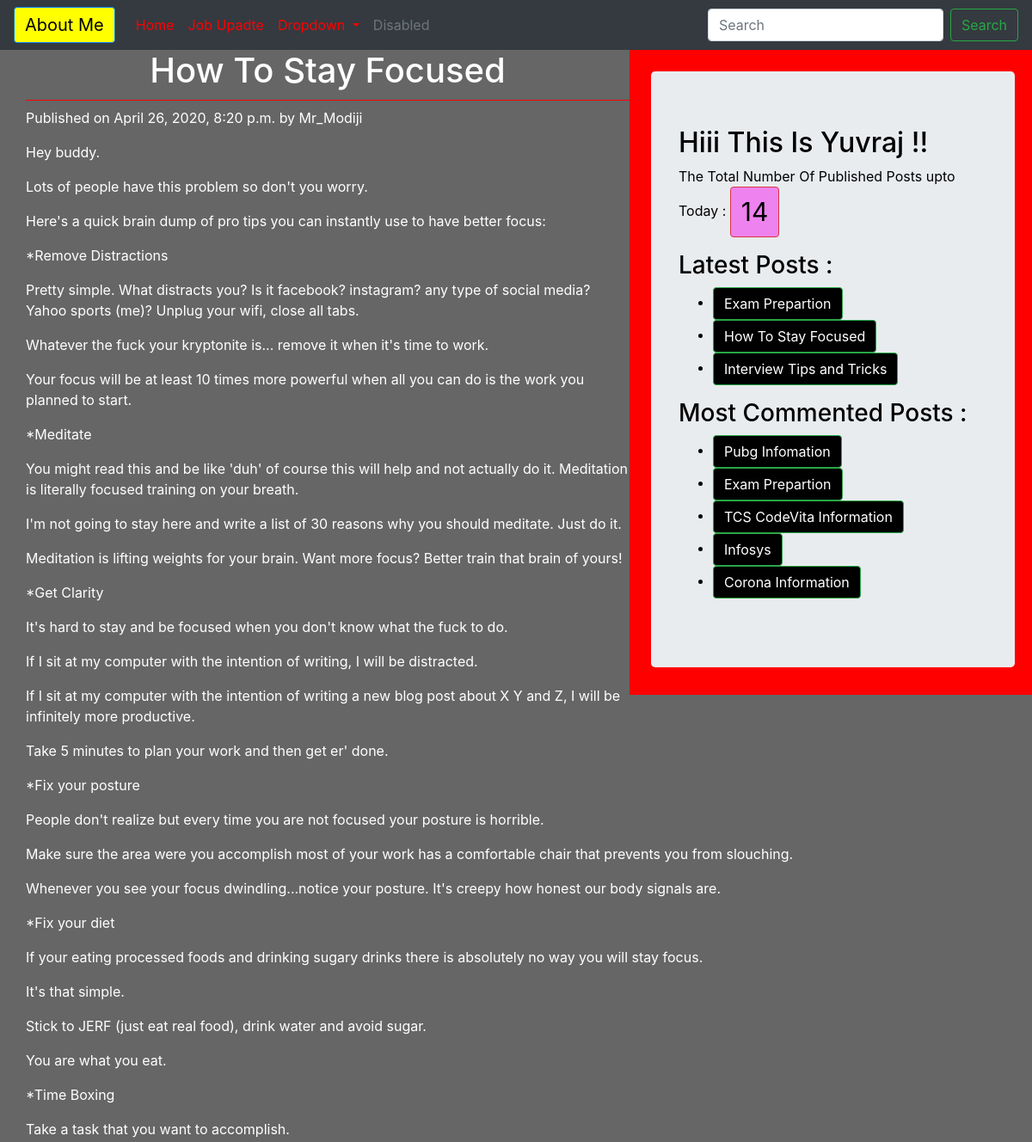
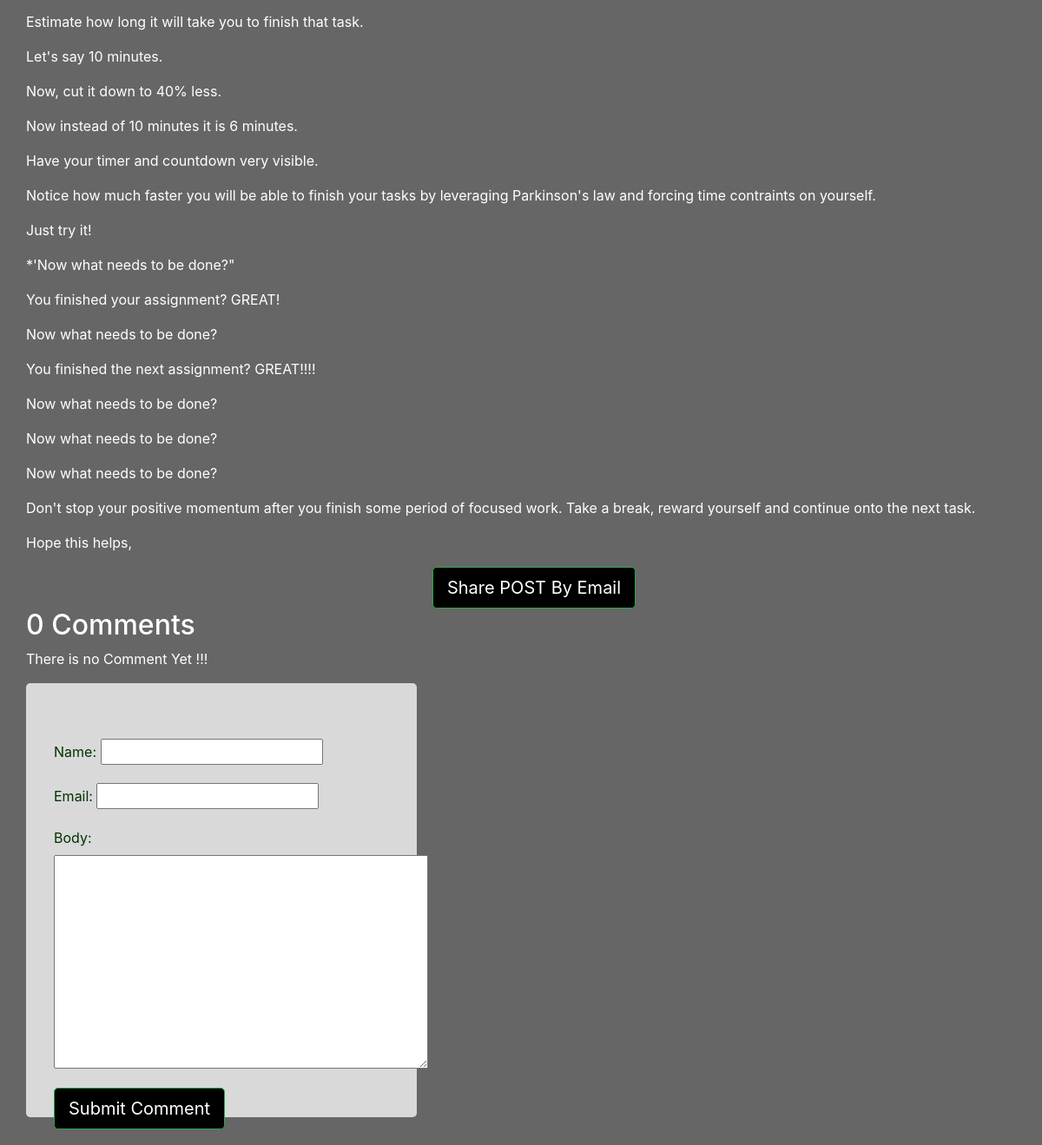
Page /2020/04/26/how-stay-focused/ on the committed database (2 pictures, top to bottom).
### blog/models.py (models this page shows, shortened)
class Post(models.Model):
    STATUS_CHOICE=(('draft','Draft'),('published','Published'))
    title=models.CharField(max_length=256)
    slug=models.SlugField(max_length=256,unique_for_date='publish')
    author=models.ForeignKey(User,related_name='blog_post',on_delete=models.CASCADE)
    body=models.TextField()
    publish=models.DateTimeField(default=timezone.now)
    created=models.DateTimeField(auto_now=True)
    updated=models.DateTimeField(auto_now=True)
    status=models.CharField(max_length=10,choices=STATUS_CHOICE,default='draft')
    objects=CustomManager()
    tags=TaggableManager()
    class Meta:
        ordering=('-publish',)
    def get_absolute_url(self):
        return reverse('post_detail',args=[self.publish.year,self.publish.strftime('%m'),
        self.publish.strftime('%d'),self.slug])

### blog/views.py (the view)
def post_detail_view(request,year,month,day,post):
    post=get_object_or_404(Post,slug=post,
                            status='published',
                            publish__year=year,
                            publish__month=month,
                            publish__day=day, )
    comments=post.comments.filter(active=True)
    csubmit=False
    if request.method=='POST':
        form=CommentForm(request.POST)
        if form.is_valid():
            new_comment=form.save(commit=False)
            new_comment.post=post
            new_comment.save()
            csubmit=True
    else:
        form=CommentForm()
    return render(request,'blog/post_detail.html',{'post':post,'form':form,'csubmit':csubmit,
    'comments':comments})

### blog/forms.py
class CommentForm(forms.ModelForm):
    class Meta:
        model=Comment
        fields=('name','email','body')

### blog/models.py (called while the page is built)
    def get_queryset(self):
        return super().get_queryset().filter(status='published')

### blog/templatetags/blog_tags.py (called while the page is built)
@register.simple_tag(name='my_tag')
def total_post():
    return Post.objects.count()

@register.inclusion_tag('blog/latest_post.html')
def show_latest_posts():
    latest_post=Post.objects.order_by('-publish')[:3]
    return {'latest_post':latest_post}

@register.simple_tag
def get_most_commented_post(count=5):
    most_commented_post= Post.objects.annotate(total_comments=Count('comments')).order_by('-total_comments')[:count]
    return {'most_commented_post':most_commented_post}

### templates/blog/post_detail.html (shortened to what this page needs)
{%extends 'blog/base.html'%}
{%block content_block%}
<h1>{{post.title}}</h1>
<p >Published on {{post.publish}} by {{post.author | title}}</p>
<p >{{post.body|linebreaks}}</p>
<center>
  <a href="/{{post.id}}/share" class="btn btn-lg btn-success" >Share POST By Email</a>
</center>
{%with comments.count as comments_count%}
<h2>{{comments_count}} Comment{{comments_count | pluralize}}</h2>
{%endwith%}
{%if comments%}
    {%for comment in comments%}
      <div class="commenttext">
        <div class="card text-white bg-info mb-3" style="width: 82rem;">
          <div class="card-header"><p id='ch'>Comment {{forloop.counter}} by {{comment.name}} on {{comment.created}}</p></div>
          <div class="card-body">
            <p class="card-text">{{comment.body|linebreaks}}</p>
          </div>
        </div>
        </div>
        {%endfor%}
     {%else%}
<p>There is no Comment Yet !!! </p>
{%endif%}
{%if csubmit%}
  <h2>Your Comment Submit SuccessFully</h2>
{%else%}
<div >
<form class="jumbotron" id="subcommentform" width='40px' method="post">
  {{form.as_p}}
  <input type="submit" class='btn btn-lg btn-success'  align='center' value="Submit Comment">
</form>
</div>
{%endif%}
{%endblock%}

### templates/blog/base.html (shortened to what this page needs)
<!DOCTYPE html>
{%load blog_tags%}
{%load static%}
<html lang="en" dir="ltr">
  <head>
    <link rel="stylesheet" href="https://stackpath.bootstrapcdn.com/bootstrap/4.4.1/css/bootstrap.min.css">
<link rel="stylesheet" href="{%static "/css/blog.css" %}">
  </head>
  <body>
  <nav class="navbar navbar-expand-lg navbar-primary bg-dark ">
  <a class="navbar-brand btn btn-primary" href="#">About Me</a>
  <div class="collapse navbar-collapse" id="navbarSupportedContent">
    <ul class="navbar-nav mr-auto">
      <li class="nav-item active">
        <a class="nav-link" href="#">Home <span class="sr-only">(current)</span></a>
      </li>
      <li class="nav-item">
        <a class="nav-link" href="#">Job Upadte</a>
      </li>
      <li class="nav-item dropdown">
        <a class="nav-link dropdown-toggle" href="#" id="navbarDropdown" role="button" data-toggle="dropdown" aria-haspopup="true" aria-expanded="false">
          Dropdown
        </a>
      </li>
      <li class="nav-item">
        <a class="nav-link disabled" href="#" tabindex="-1" aria-disabled="true">Disabled</a>
      </li>
    </ul>
    <form class="form-inline my-2 my-lg-0">
      <input class="form-control mr-sm-2" type="search" placeholder="Search" aria-label="Search">
      <button class="btn btn-outline-success my-2 my-sm-0" type="submit">Search</button>
    </form>
  </div>
</nav>
{%block sidebar%}
<div class="content">
  <div class="sidebar">
    <div class="jumbotron" >
   <h2>Hiii This Is Yuvraj !!</h2>
   <p>The Total Number Of Published Posts upto Today : <span id ='pcount' class="btn btn-danger">{%my_tag%}</span></p>
   <h3>Latest Posts :</h3>{%show_latest_posts%}
   <h3>Most Commented Posts :</h3>
<div class="Most_Commented_post">
   <ul>
     {%get_most_commented_post as most_commented_post%}
     {%for post in most_commented_post.most_commented_post %}
     <li > <a href="{{post.get_absolute_url}}" class="btn btn-success" id="Most_Commented_post">{{post.title}}</a></li>
     {%endfor%}
   </ul>
   </div>
   </div>
  </div>
{%endblock%}
{%block content_block%}
 {%endblock%}
</div>
  </body>
</html>

### templates/blog/latest_post.html
<ul>
  {%for post in latest_post%}
  <li><a href="{{post.get_absolute_url}} " class="btn btn-success"> {{post.title}}</a></li>
  {%endfor%}
</ul>

### static/css/blog.css (style rules this page uses)
.content { width:100%; height: auto; float:left; padding: 0 0 0 30px; background: #666666; color: white; }
.sidebar { width: 40%; float:right; padding:25px 20px 0px 25px; background: red; color: black; }
h1 { text-align: center; border-bottom: 1px solid red; padding-bottom: 10px; }
#pcount { color: black; background-color: violet; font-size: 30px; }
a { color: red; }
#subcommentform { width: 450px; height: 500px; background-color: #d9d9d9; color: #003300; }
.btn-primary { background-color: yellow; color:black; font-style:italic, bold; }
.btn-success { background-color: black; color:white; font-style:italic, bold; }

### rows in the picture
Post: title "Exam Prepartion"
Post: title "How To Stay Focused", publish "April 26, 2020, 8:20 p.m.", author "Mr_Modiji", body "Hey buddy. Lots of people have this problem so don't you worry. Here's a quick brain dump of pro tips you can instantly use to have better focus: *Remove Distractions Pretty simple. What distracts you? Is it facebook? instagram? any type of social media? Yahoo sports (me)? Unplug your wifi, close all tabs. Whatever the fuck your kryptonite is... remove it when it's time to work. Your focus will be at least 10 times more powerful when all you can do is the work you planned to start. *Meditate You might read this and be like 'duh' of course this will help and not actually do it. Meditation is literally focused training on your breath. I'm not going to stay here and write a list of 30 reasons…"
Post: title "Interview Tips and Tricks"
Post: title "Pubg Infomation"
Post: title "TCS CodeVita Information"
Post: title "Infosys"
Post: title "Corona Information"

### other values in the picture
{{ comments_count }} "0"
{{ comments_count | pluralize }} "s"
